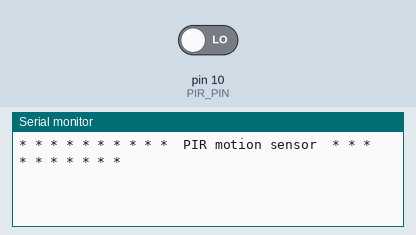
This sketch was run on a simulated Arduino Uno, built with avr-gcc and run on an emulated ATmega328P. On the bench: the last lines printed to the serial monitor. The inputs (shaded band) are chosen by the test bench; at power-on: pin 10 (PIR_PIN) LOW.

Above: at 4.2 s.
4.3 s: pin 10 (PIR_PIN) driven HIGH
At 5.2 s:
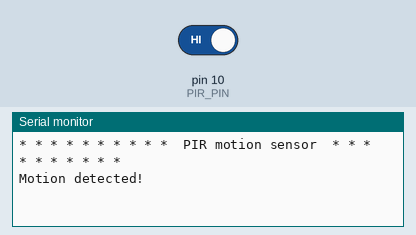
5.8 s: pin 10 (PIR_PIN) driven LOW
At 6.3 s:
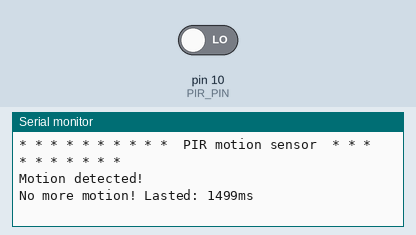

The sketch:

ESP32-05-PIR.ino
```cpp
/*
 * ESP32-05-PIR
 *
 * Checks if the Passive Infrared Receiver (PIR) for motion
 * NOTE: Make sure to shield the data pin using a ferrite bead to reduce
 *       the possibility of false positives
 */

#define PIR_PIN 10
int prevState;
uint32_t motionStart = 0;

void setup() {
  Serial.begin(115200);
  delay(1000);
  Serial.println("\n\n* * * * * * * * * *  PIR motion sensor  * * * * * * * * * *\n\n");

  pinMode(PIR_PIN, INPUT_PULLUP);
  //Wait for PIR to become ready
  delay(2000);
}//setup

void loop() {
  int pirState = digitalRead(PIR_PIN);
  if (pirState != prevState) {
    prevState = pirState;
    if (pirState == HIGH) {
      motionStart = millis();
      Serial.println("Motion detected!");
    } else {
      Serial.println("No more motion! Lasted: " + String(millis() - motionStart) + "ms");
    }//if
  }//if
}//loop

//EOF
```

Measured:
- after the input at 4.3 s, the serial monitor: prints a new line at once (image 1)
- after the input at 5.8 s, the serial monitor: prints a new line at once (image 2)
